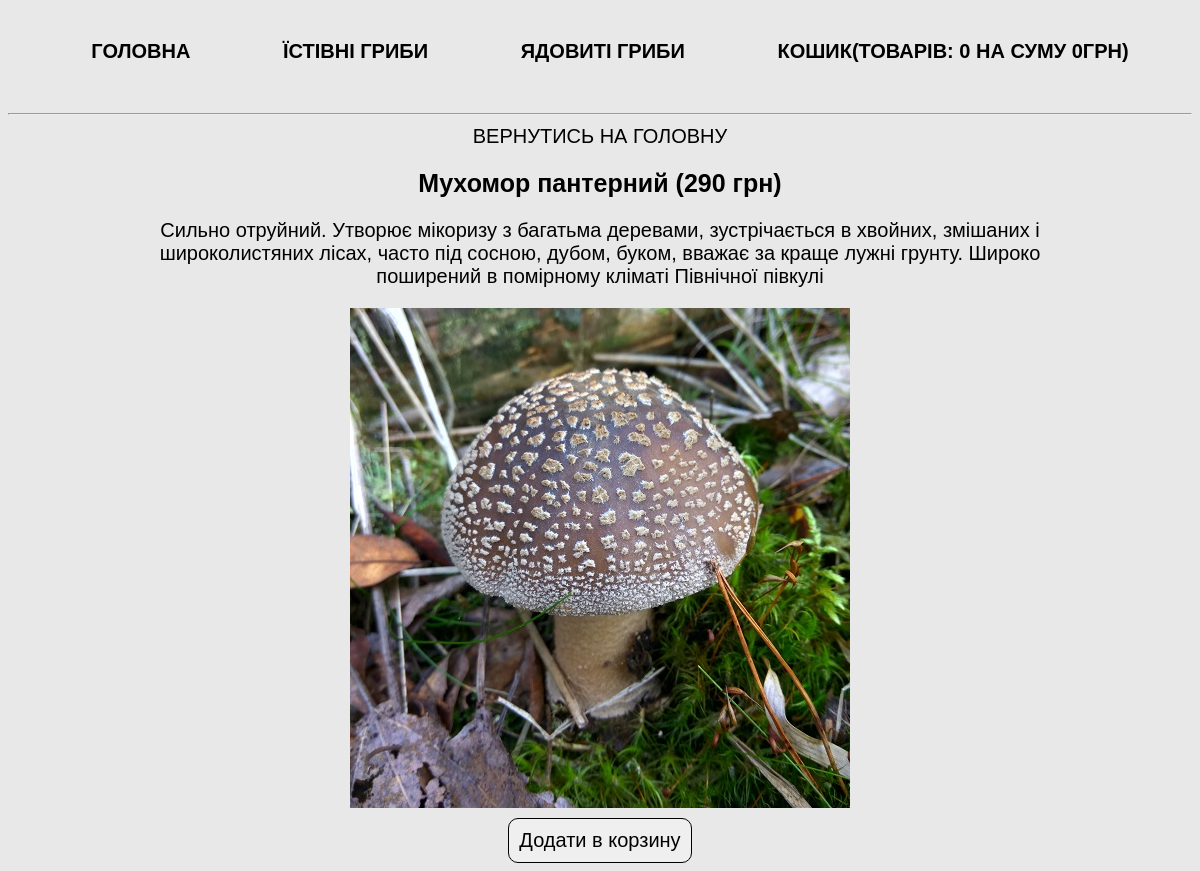
The app's page /product.php?product=panther with its own data.
### tables this page shows
CREATE TABLE `categories` (
  `id` int(11) NOT NULL,
  `name` varchar(255) NOT NULL,
  `ukr_name` varchar(255) NOT NULL
);

CREATE TABLE `products` (
  `id` int(11) NOT NULL,
  `title` varchar(255) NOT NULL,
  `category_id` int(11) NOT NULL,
  `price` int(11) NOT NULL,
  `ukr_name` varchar(255) NOT NULL,
  `image` varchar(255) NOT NULL,
  `description` text NOT NULL
);

### product.php (the view, shortened to what this page needs)
<?php require_once 'parts/header.php';
    if (isset($_GET['product'])) {
        $current_product = $_GET['product'];
        $product = $connect->query("
            SELECT *
            FROM products
            WHERE title = '$current_product'
            ")->fetch(PDO::FETCH_ASSOC);
    }
?>
<div class="product-card">
    <a href="index.php">Вернутись на головну</a>
    <h2><?php echo $product['ukr_name']; ?> (<?php echo $product['price']; ?> грн)</h2>
    <div class="description"><?php echo $product['description']; ?></div>
    <img width="300"
        src="img/<?php echo $product['image']; ?>"
        alt="<?php echo $product['ukr_name']; ?>">
    <?php require_once 'parts/add-form.php'; ?>
</div>

### parts/header.php (shortened to what this page needs)
<?php
require_once 'db/db.php';
$categories = $connect->query("
	SELECT *
	FROM categories
	")->fetchAll(PDO::FETCH_ASSOC);
?>
<!doctype html>
<html lang="uk">
<head>
	<link rel="stylesheet" href="css/style.css">
</head>
<body>
<nav>
	<ul>
		<li><a href="index.php">
			Головна
		</a></li>
		<?php foreach ($categories as $category) { ?>
		<li><a href="index.php?category=<?php echo $category['name']; ?>">
			<?php echo $category['ukr_name']; ?>
		</a></li>
		<?php } ?>
		<li><a href="cart.php">
			Кошик(Товарів: <?php echo $_SESSION['total_quantity'] ? $_SESSION['total_quantity'] : 0; ?>
			на суму <?php echo $_SESSION['total_price'] ? $_SESSION['total_price'] : 0; ?>грн)
		</a></li>
	</ul>
</nav>
<hr>

### css/style.css (style rules this page uses)
* { font-family: 'Arial', sans-serif; font-size: 20px; }
body { margin-top: 20px; background-color: #e8e8e8; }
a { text-decoration: none; text-transform: uppercase; color: #000000; transition: all .3s; }
h2 { font-size: 25px; }
img { width: 100%; }
.main, nav { max-width: 1170px; margin: auto; display: flex; flex-wrap: wrap; justify-content: space-around; }
nav ul { display: flex; flex-wrap: wrap; list-style: none; width: 100%; justify-content: space-around; font-weight: 700; }
nav li { margin-bottom: 20px; margin-right: 20px; }
.cart, .product-card { text-align: center; max-width: 900px; margin: auto; }
.description { margin-bottom: 20px; }
.product-card img { max-width: 500px; }

### records on screen
categories: ukr_name "ЇСТІВНІ ГРИБИ"
categories: ukr_name "ЯДОВИТІ ГРИБИ"
products: ukr_name "Мухомор пантерний", price "290", description "Сильно отруйний. Утворює мікоризу з багатьма деревами, зустрічається в хвойних, змішаних і широколистяних лісах, часто під сосною, дубом, буком, вважає за краще лужні грунту. Широко поширений в помірному кліматі Північної півкулі", image (picture)
